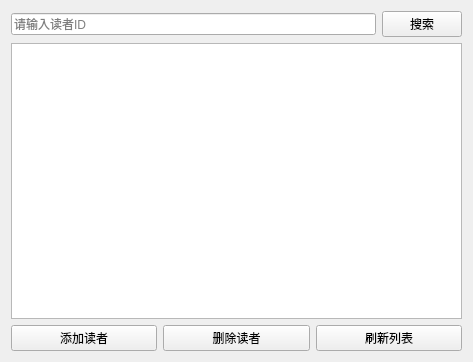
<?xml version="1.0" encoding="UTF-8"?>
<ui version="4.0">
 <class>ReaderManage</class>
 <widget class="QWidget" name="ReaderManage">
  <property name="geometry">
   <rect>
    <x>0</x>
    <y>0</y>
    <width>473</width>
    <height>362</height>
   </rect>
  </property>
  <property name="windowTitle">
   <string>Form</string>
  </property>
  <layout class="QVBoxLayout" name="verticalLayout">
   <item>
    <layout class="QHBoxLayout" name="horizontalLayout">
     <item>
      <widget class="QLineEdit" name="leSearchReader">
       <property name="placeholderText">
        <string>请输入读者ID</string>
       </property>
      </widget>
     </item>
     <item>
      <widget class="QPushButton" name="btnSearchReader">
       <property name="text">
        <string>搜索</string>
       </property>
      </widget>
     </item>
    </layout>
   </item>
   <item>
    <widget class="QTableView" name="tableViewReaders">
     <property name="editTriggers">
      <set>QAbstractItemView::NoEditTriggers</set>
     </property>
     <property name="selectionBehavior">
      <enum>QAbstractItemView::SelectRows</enum>
     </property>
    </widget>
   </item>
   <item>
    <layout class="QHBoxLayout" name="horizontalLayout_2">
     <item>
      <widget class="QPushButton" name="btnAddReader">
       <property name="text">
        <string>添加读者</string>
       </property>
      </widget>
     </item>
     <item>
      <widget class="QPushButton" name="btnDeleteReader">
       <property name="text">
        <string>删除读者</string>
       </property>
      </widget>
     </item>
     <item>
      <widget class="QPushButton" name="btnRefreshReader">
       <property name="text">
        <string>刷新列表</string>
       </property>
      </widget>
     </item>
    </layout>
   </item>
  </layout>
 </widget>
 <resources/>
 <connections/>
</ui>
